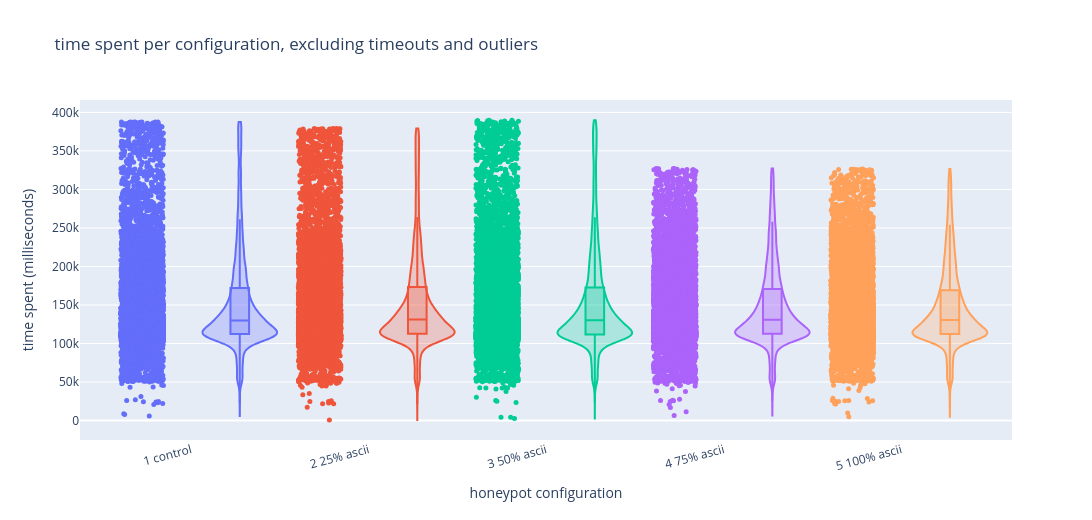

Notebook code for this chart:
### Markdown cell above
## Time spent per configuration, excluding timeouts (active time)

Same plot after dropping attacks that reached the 5 minute limit.

### Code cell
print(f"removed {int(df['hit_time_limit'].sum())} attacks that reached the time limit")
print(f"remaining attacks: {len(kept)}")

kept_trimmed = kept[kept.groupby(group_col)[col].transform(iqr_mask)].copy()
print(f"removed {len(kept) - len(kept_trimmed)} outliers, {len(kept_trimmed)} attacks remaining")

# multiply the y values by 100
kept_trimmed["session_ms_scaled"] = kept_trimmed[col] * 100

fig_time_no_timeout, plot_time_no_timeout = make_violin(
    kept_trimmed,
    "session_ms_scaled",
    "time spent per configuration, excluding timeouts and outliers",
    "time spent (milliseconds)",
)
fig_time_no_timeout.show()
print_summary(plot_time_no_timeout, "session_ms_scaled", duration=True)

### Figure 1 — Plotly figure (JSON) as saved in the notebook; plotly's stock layout.template omitted (floating-point values rounded to 4 significant figures; data arrays with more than 128 entries replaced by an {"elided": "..."} marker saying what was removed)
{"data": [{"customdata": {"elided": "7867 float values"}, "hovertemplate": "1 control<br>time spent (milliseconds)=%{customdata}<extra></extra>", "marker": {"color": "#636EFA", "opacity": 1, "size": 5}, "mode": "markers", "name": "1 control observations", "type": "scatter", "x": {"elided": "7867 float values"}, "y": {"elided": "7867 float values"}}, {"box": {"visible": true}, "fillcolor": "rgba(99, 110, 250, 0.25)", "hovertemplate": "1 control<br>time spent (milliseconds)=%{y}<extra></extra>", "line": {"color": "#636EFA", "width": 2}, "meanline": {"visible": false}, "name": "1 control distribution", "points": false, "spanmode": "hard", "type": "violin", "width": 0.42, "x": {"elided": "7867 float values"}, "y": {"elided": "7867 float values"}}, {"customdata": {"elided": "7820 float values"}, "hovertemplate": "2 25% ascii<br>time spent (milliseconds)=%{customdata}<extra></extra>", "marker": {"color": "#EF553B", "opacity": 1, "size": 5}, "mode": "markers", "name": "2 25% ascii observations", "type": "scatter", "x": {"elided": "7820 float values"}, "y": {"elided": "7820 float values"}}, {"box": {"visible": true}, "fillcolor": "rgba(239, 85, 59, 0.25)", "hovertemplate": "2 25% ascii<br>time spent (milliseconds)=%{y}<extra></extra>", "line": {"color": "#EF553B", "width": 2}, "meanline": {"visible": false}, "name": "2 25% ascii distribution", "points": false, "spanmode": "hard", "type": "violin", "width": 0.42, "x": {"elided": "7820 float values"}, "y": {"elided": "7820 float values"}}, {"customdata": {"elided": "7932 float values"}, "hovertemplate": "3 50% ascii<br>time spent (milliseconds)=%{customdata}<extra></extra>", "marker": {"color": "#00CC96", "opacity": 1, "size": 5}, "mode": "markers", "name": "3 50% ascii observations", "type": "scatter", "x": {"elided": "7932 float values"}, "y": {"elided": "7932 float values"}}, {"box": {"visible": true}, "fillcolor": "rgba(0, 204, 150, 0.25)", "hovertemplate": "3 50% ascii<br>time spent (milliseconds)=%{y}<extra></extra>", "line": {"color": "#00CC96", "width": 2}, "meanline": {"visible": false}, "name": "3 50% ascii distribution", "points": false, "spanmode": "hard", "type": "violin", "width": 0.42, "x": {"elided": "7932 float values"}, "y": {"elided": "7932 float values"}}, {"customdata": {"elided": "8170 float values"}, "hovertemplate": "4 75% ascii<br>time spent (milliseconds)=%{customdata}<extra></extra>", "marker": {"color": "#AB63FA", "opacity": 1, "size": 5}, "mode": "markers", "name": "4 75% ascii observations", "type": "scatter", "x": {"elided": "8170 float values"}, "y": {"elided": "8170 float values"}}, {"box": {"visible": true}, "fillcolor": "rgba(171, 99, 250, 0.25)", "hovertemplate": "4 75% ascii<br>time spent (milliseconds)=%{y}<extra></extra>", "line": {"color": "#AB63FA", "width": 2}, "meanline": {"visible": false}, "name": "4 75% ascii distribution", "points": false, "spanmode": "hard", "type": "violin", "width": 0.42, "x": {"elided": "8170 float values"}, "y": {"elided": "8170 float values"}}, {"customdata": {"elided": "8080 float values"}, "hovertemplate": "5 100% ascii<br>time spent (milliseconds)=%{customdata}<extra></extra>", "marker": {"color": "#FFA15A", "opacity": 1, "size": 5}, "mode": "markers", "name": "5 100% ascii observations", "type": "scatter", "x": {"elided": "8080 float values"}, "y": {"elided": "8080 float values"}}, {"box": {"visible": true}, "fillcolor": "rgba(255, 161, 90, 0.25)", "hovertemplate": "5 100% ascii<br>time spent (milliseconds)=%{y}<extra></extra>", "line": {"color": "#FFA15A", "width": 2}, "meanline": {"visible": false}, "name": "5 100% ascii distribution", "points": false, "spanmode": "hard", "type": "violin", "width": 0.42, "x": {"elided": "8080 float values"}, "y": {"elided": "8080 float values"}}], "layout": {"height": 520, "showlegend": false, "title": {"text": "time spent per configuration, excluding timeouts and outliers"}, "violingap": 0, "violinmode": "overlay", "width": 1300, "xaxis": {"range": [-0.35, 4.9], "tickangle": -15, "tickmode": "array", "ticktext": ["1 control", "2 25% ascii", "3 50% ascii", "4 75% ascii", "5 100% ascii"], "tickvals": [0.275, 1.275, 2.275, 3.275, 4.275], "title": {"text": "honeypot configuration"}}, "yaxis": {"title": {"text": "time spent (milliseconds)"}}}}
